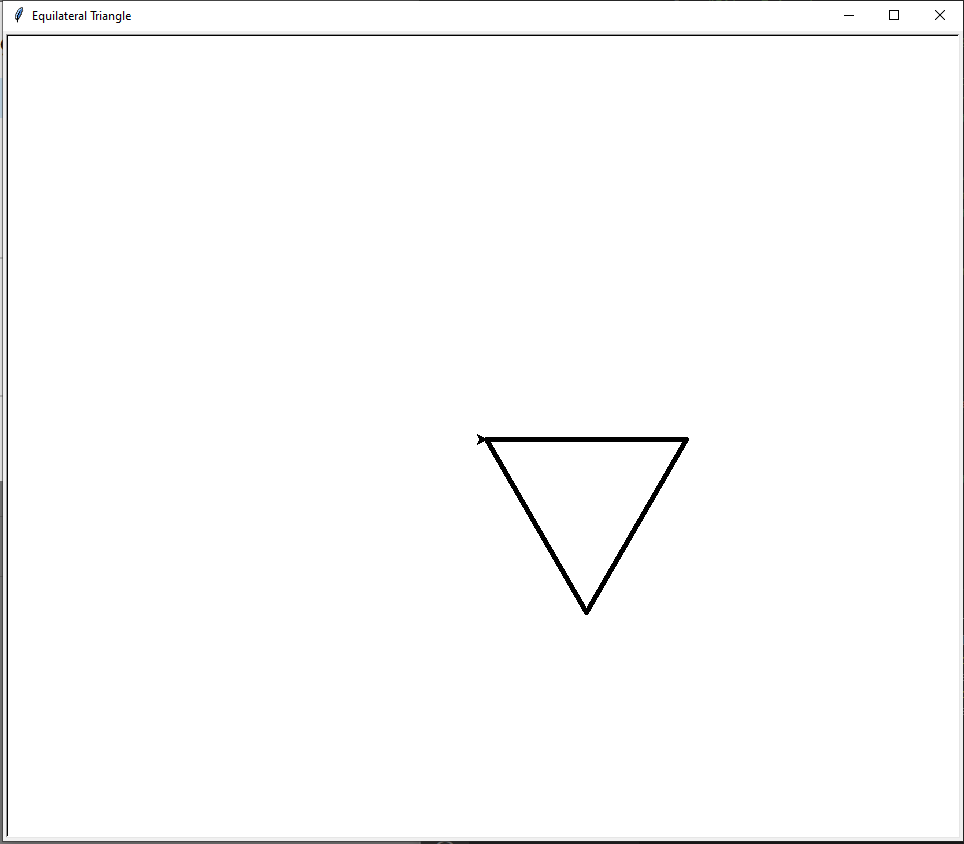

The Python source for this figure:
###

#File: Triangle.py

# Author:    Lily Vietti, u1411969
# Date:      2026-01-21
# Course:    CS 1400-001, University of Utah, Kahlert School of Computing
# Instructor: H. James de St. Germain
# Copyright: CS 1400 and Lily Vietti - This work may not
#            be copied for use in Academic Coursework.

# I, Lily Vietti, certify that I wrote this code from scratch and did not
# copy it in part or whole from any other source. Any references used in 
# the completion of the assignment are cited in my CS1400 file.

# Program Purpose:
# This program uses the turtle graphics library to draw an equilateral triangle.

###
import turtle

window = turtle.Screen()
window.setup(width=800, height=600)
window.title("Equilateral Triangle")

a_turtle = turtle.Turtle()
a_turtle.speed(0)

# Draw an equilateral triangle
side_length = 200
angle = 120  # exterior angle for equilateral triangle

for side in range(3):
    a_turtle.forward(side_length)
    a_turtle.right(angle)

a_turtle.hideturtle()
window.exitonclick()
